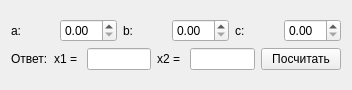
<?xml version="1.0" encoding="UTF-8"?>
<ui version="4.0">
 <class>Widget</class>
 <widget class="QWidget" name="Widget">
  <property name="geometry">
   <rect>
    <x>0</x>
    <y>0</y>
    <width>352</width>
    <height>90</height>
   </rect>
  </property>
  <property name="windowTitle">
   <string>Widget</string>
  </property>
  <layout class="QVBoxLayout" name="verticalLayout_2">
   <item>
    <layout class="QVBoxLayout" name="verticalLayout">
     <item>
      <layout class="QHBoxLayout" name="horizontalLayout">
       <item>
        <widget class="QLabel" name="label">
         <property name="text">
          <string>a:</string>
         </property>
        </widget>
       </item>
       <item>
        <widget class="QDoubleSpinBox" name="doubleSpinBox_a"/>
       </item>
       <item>
        <widget class="QLabel" name="label_2">
         <property name="text">
          <string>b:</string>
         </property>
        </widget>
       </item>
       <item>
        <widget class="QDoubleSpinBox" name="doubleSpinBox_b"/>
       </item>
       <item>
        <widget class="QLabel" name="label_3">
         <property name="text">
          <string>c:</string>
         </property>
        </widget>
       </item>
       <item>
        <widget class="QDoubleSpinBox" name="doubleSpinBox_c"/>
       </item>
      </layout>
     </item>
     <item>
      <layout class="QHBoxLayout" name="horizontalLayout_4">
       <item>
        <widget class="QLabel" name="label_4">
         <property name="text">
          <string>Ответ:</string>
         </property>
        </widget>
       </item>
       <item>
        <widget class="QLabel" name="label_5">
         <property name="text">
          <string>x1 = </string>
         </property>
        </widget>
       </item>
       <item>
        <widget class="QLineEdit" name="lineEdit_x1"/>
       </item>
       <item>
        <widget class="QLabel" name="label_6">
         <property name="text">
          <string>x2 = </string>
         </property>
        </widget>
       </item>
       <item>
        <widget class="QLineEdit" name="lineEdit_x2"/>
       </item>
       <item>
        <widget class="QPushButton" name="pushButton_calc">
         <property name="text">
          <string>Посчитать</string>
         </property>
        </widget>
       </item>
      </layout>
     </item>
    </layout>
   </item>
  </layout>
 </widget>
 <layoutdefault spacing="6" margin="11"/>
 <resources/>
 <connections/>
</ui>
